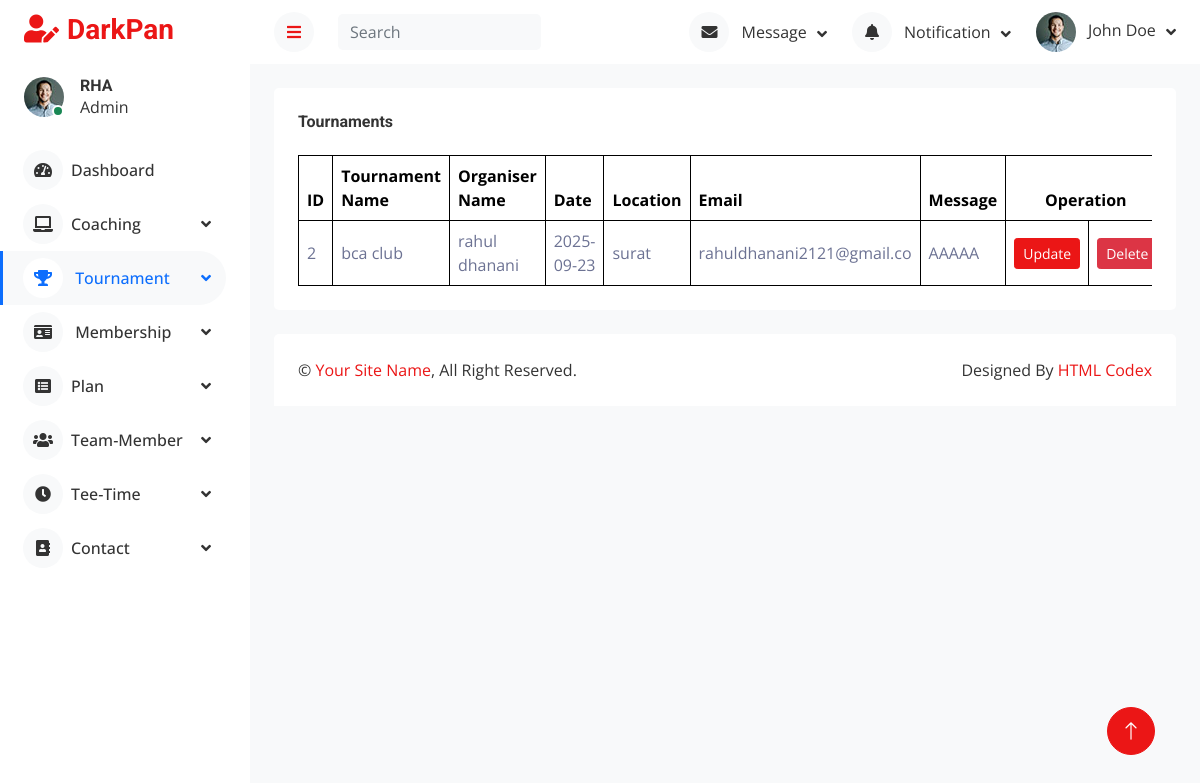
/admin/show_tournament.php, run on an earlier commit of the app's database.
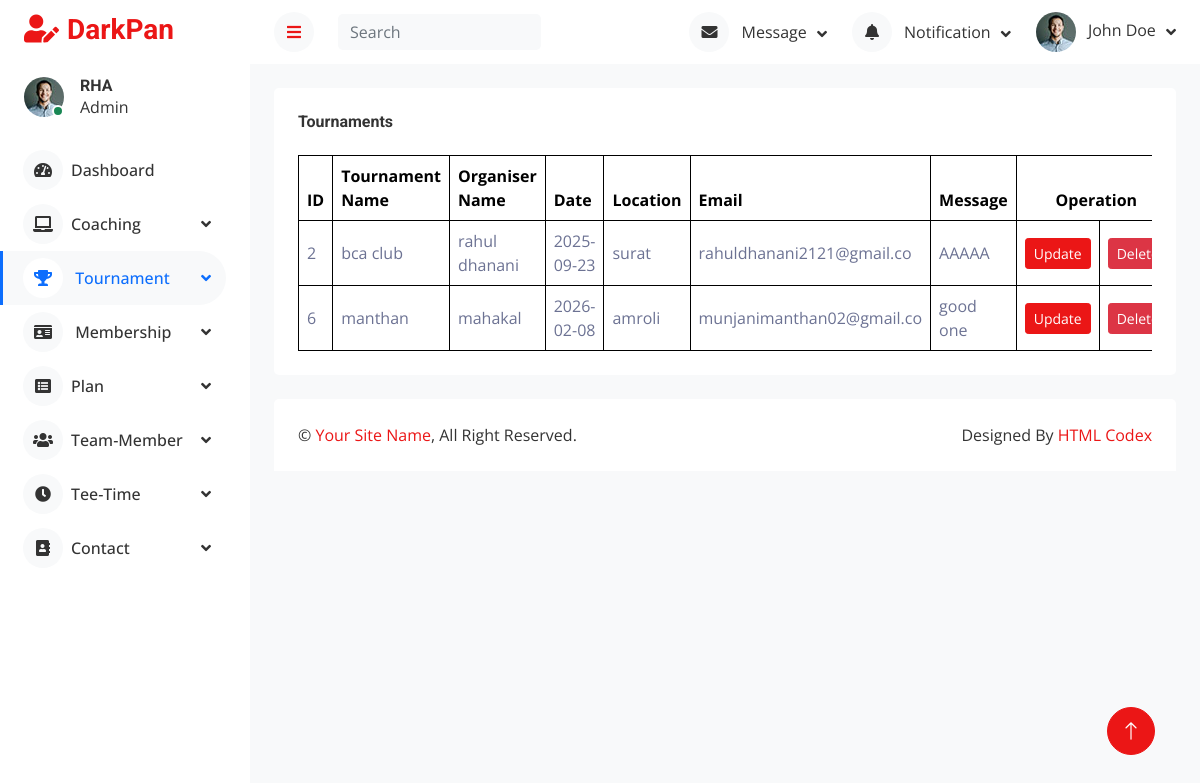
And on a later commit of the database.
### tables this page shows
CREATE TABLE `tounament` (
  `id` int(25) NOT NULL,
  `tname` varchar(25) NOT NULL,
  `oname` varchar(25) NOT NULL,
  `date` date NOT NULL,
  `location` varchar(25) NOT NULL,
  `email` varchar(25) NOT NULL,
  `otherd` varchar(25) NOT NULL
);

### admin/show_tournament.php (the view, shortened to what this page needs)
<?php
    include "lib/db.php";
    $qry="SELECT * FROM `tounament`";
    $result=mysqli_query($con,$qry);
?>
<!DOCTYPE html>
<html lang="en">
<head>
    <link href="https://cdnjs.cloudflare.com/ajax/libs/font-awesome/5.10.0/css/all.min.css" rel="stylesheet">
    <link href="https://cdn.jsdelivr.net/npm/bootstrap-icons@1.4.1/font/bootstrap-icons.css" rel="stylesheet">
    <link href="lib/owlcarousel/assets/owl.carousel.min.css" rel="stylesheet">
    <link href="lib/tempusdominus/css/tempusdominus-bootstrap-4.min.css" rel="stylesheet" />
    <link href="css/bootstrap.min.css" rel="stylesheet">
    <link href="css/style.css" rel="stylesheet">
</head>
<body>
    <div class="container-fluid position-relative d-flex p-0">
        <?php include "sidebar.php"; ?>
        <div class="content">
            <?php include "header.php"; ?>
            <div class="container-fluid pt-4 px-4">
                <div class="bg-secondary text-center rounded p-4">
                    <div class="d-flex align-items-center justify-content-between mb-4">
                        <h6 class="mb-0">Tournaments</h6>
                    </div>
                    <div class="table-responsive">
                        <table class="table text-start align-middle table-bordered table-hover mb-0">
                            <thead>
                                <tr class="text-dark">
                                    <th scope="col">ID</th>
                                    <th scope="col">Tournament Name</th>
                                    <th scope="col">Organiser Name</th>
                                    <th scope="col">Date</th>
                                    <th scope="col">Location</th>
                                    <th scope="col">Email</th>
                                    <th scope="col">Message</th>
                                    <th scope="col" colspan=2 class="text-center">Operation</th>
                                </tr>
                            </thead>
                            <tbody>
                                <?php while($row=mysqli_fetch_assoc($result)) { ?>
                                <tr>
                                    <td><?php echo $row['id']; ?></td>
                                    <td><?php echo $row['tname']; ?></td>
                                    <td><?php echo $row['oname']; ?></td>
                                    <td><?php echo $row['date']; ?></td>
                                    <td><?php echo $row['location']; ?></td>
                                    <td><?php echo $row['email']; ?></td>
                                    <td><?php echo $row['otherd']; ?></td>
                                    <td>
                                        <a href="../website/code/tournament_update.php?id=<?php echo $row['id']?>" class="btn btn-sm btn-primary">Update</a>
                                    </td>
                                    <td>
                                        <a href="tournament_delete.php?id=<?php echo $row['id']?>" class="btn btn-sm btn-danger" onclick="return confirm('Are you sure?');">Delete</a>
                                    </td>
                                </tr>
                                <?php } ?>
                            </tbody>
                        </table>
                    </div>
                </div>
            </div>
            <div class="container-fluid pt-4 px-4">
                <div class="bg-secondary rounded-top p-4">
                    <div class="row">
                        <div class="col-12 col-sm-6 text-center text-sm-start">
                            &copy; <a href="#">Your Site Name</a>, All Right Reserved.
                        </div>
                        <div class="col-12 col-sm-6 text-center text-sm-end">
                            Designed By <a href="https://htmlcodex.com">HTML Codex</a>
                        </div>
                    </div>
                </div>
            </div>
        </div>
        <a href="#" class="btn btn-lg btn-primary btn-lg-square back-to-top"><i class="bi bi-arrow-up"></i></a>
    </div>
</body>
</html>

What changed in the data, as far as the page shows it:
added tounament: id "6", tname "manthan", oname "mahakal", date "2026-02-08", location "amroli", email "munjanimanthan02@gmail.co", otherd "good one"
